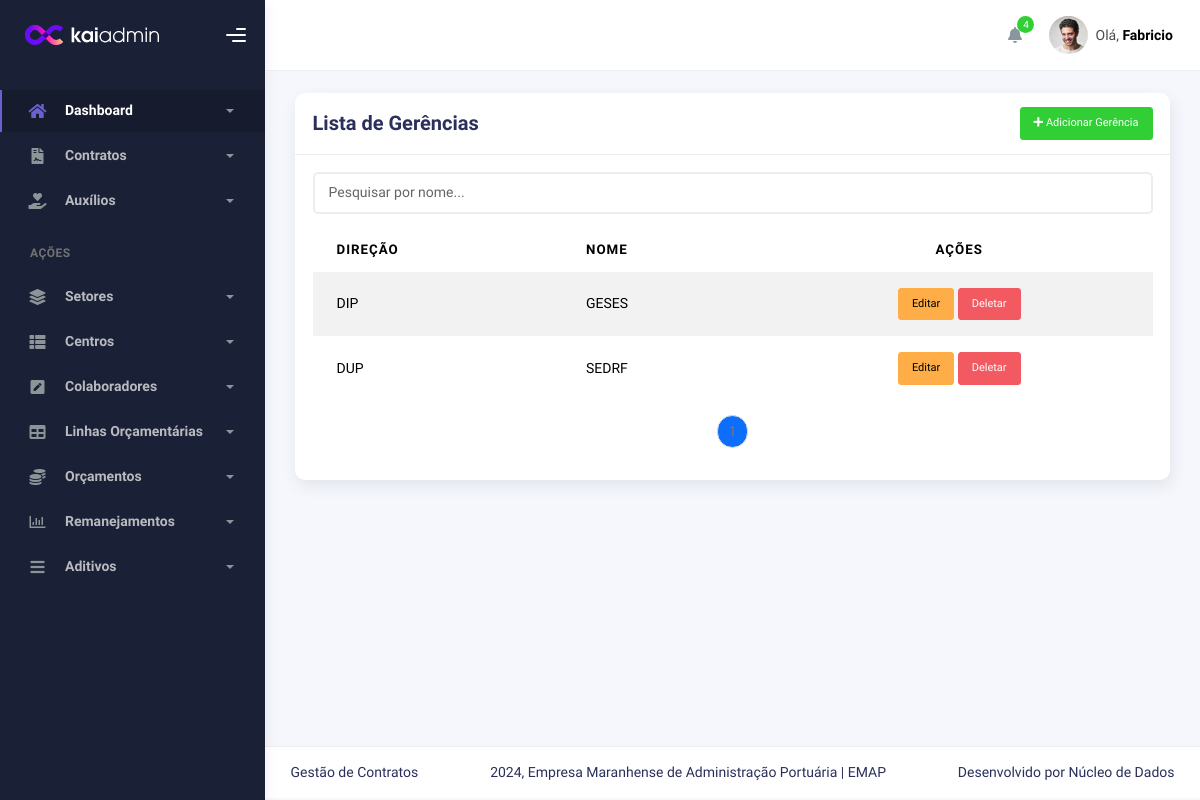
/setores/listargerencias/, run on the app's committed database.
### sectors/models.py (models this page shows, shortened)
class Gerencia(models.Model):
    nome = models.CharField(max_length=100,unique=True)
    direcao = models.ForeignKey(Direcao, on_delete=models.CASCADE, related_name='gerencias')
    class Meta:
        verbose_name = 'Gerência'
        verbose_name_plural = 'Gerências'
        unique_together = ('direcao','nome')

class Direcao(models.Model):
    nome = models.CharField(max_length=100,unique=True)
    class Meta:
        verbose_name = 'Direção'
        verbose_name_plural = 'Direções'

### sectors/views.py (the view)
# urls.py: path('listargerencias/', GerenciaListView.as_view(), name='gerencia_list'),
class GerenciaListView(ListView):
    model = Gerencia
    template_name = 'gerencia_list.html'
    context_object_name = 'gerencias'
    paginate_by = 5
    def get_queryset(self):
        query = self.request.GET.get('search')
        if query:
            return Gerencia.objects.filter(nome__icontains=query)
        return Gerencia.objects.all()

### sectors/templates/gerencia_list.html (shortened to what this page needs)
{% extends 'index.html' %}
{% block 'conteudo' %}
<div class="container">
    <div class="page-inner">
        <div class="row">
            <div class="col-md-12">
                <div class="card">
                    <div class="card-header d-flex justify-content-between align-items-center">
                        <h4 class="card-title">Lista de Gerências</h4>
                        <a href="{% url 'gerencia_create' %}" class="btn btn-success btn-sm">
                            <i class="fas fa-plus"></i> Adicionar Gerência
                        </a>
                    </div>
                    <div class="card-body">
                        <div class="input-group mb-3">
                            <input type="text" id="searchInput" class="form-control" placeholder="Pesquisar por nome...">
                        </div>
                        <table class="table table-striped">
                            <thead>
                                <tr>
                                    <th>Direção</th>
                                    <th>Nome</th>
                                    <th class="text-center">Ações</th>
                                </tr>
                            </thead>
                            <tbody id="gerenciaTable">
                                {% for gerencia in page_obj %}
                                <tr>
                                    <td>{{ gerencia.direcao.nome }}</td>
                                    <td>{{ gerencia.nome }}</td>
                                    <td class="text-center">
                                        <a href="{% url 'gerencia_update' gerencia.pk %}" class="btn btn-warning btn-sm">Editar</a>
                                        <a href="{% url 'gerencia_delete' gerencia.pk %}" class="btn btn-danger btn-sm">Deletar</a>
                                    </td>
                                </tr>
                                {% empty %}
                                <tr>
                                    <td colspan="3" class="text-center">Nenhuma gerência encontrada.</td>
                                </tr>
                                {% endfor %}
                            </tbody>
                        </table>
                        <nav>
                            <ul class="pagination justify-content-center">
                                {% for num in page_obj.paginator.page_range %}
                                    {% if page_obj.number == num %}
                                        <li class="page-item active"><span class="page-link">{{ num }}</span></li>
                                    {% elif num > page_obj.number|add:'-3' and num < page_obj.number|add:'3' %}
                                        <li class="page-item"><a class="page-link" href="?page={{ num }}">{{ num }}</a></li>
                                    {% endif %}
                                {% endfor %}
                            </ul>
                        </nav>
                    </div>
                </div>
            </div>
        </div>
    </div>
</div>
{% endblock %}

### data on the page
Gerencia: direcao.nome "DIP", nome "GESES"
Gerencia: direcao.nome "DUP", nome "SEDRF"

### other printed values
{{ num }} "1"
